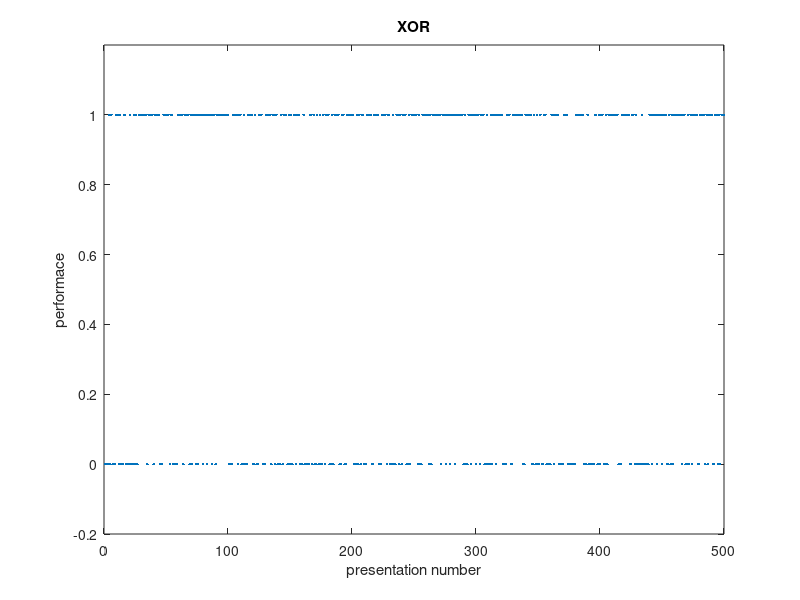

This figure's MATLAB source:
lr = 1;
epoch = 500;
performance = zeros(epoch, 1);
%Truth table for AND. OR and XOR truth tables can be found in the bottom of
%the code
W = zeros(3, 1);
X = [1 1 -1; 1 -1 -1; -1 1 -1; -1 -1 -1];
Y = [-1 1 1 -1];

for t = 1:epoch
    %accuracy test
    sample = randi(size(X, 1));
    sampleX = X(sample, :);
    sampleY = Y(sample);
    
    outputY = sign(dot(W, sampleX));

    if outputY == sampleY
        performance(t) = 1;
    else
        performance(t) = 0;
    end
    
    %training data
    sample = randi(size(X, 1));
    sampleX = X(sample, :);
    sampleY = Y(sample);
    outputY = sign(dot(W, sampleX));
    for i = 1:3
        delw = lr * (sampleY - outputY) .* sampleX(i);
        W(i) = W(i) + delw;
    end
end

plot(1:epoch, performance, '.');
ylim([-0.2 1.2]);
ylabel('performace');
xlabel('presentation number');
title('XOR')

%Truth Tables for OR
%X = [1 1 -1; 1 -1 -1; -1 1 -1; -1 -1 -1]
%Y = [1 1 1 -1]

%Truth Tables for AND
%X = [1 1 -1; 1 -1 -1; -1 1 -1; -1 -1 -1]
%Y = [-1 1 1 -1]